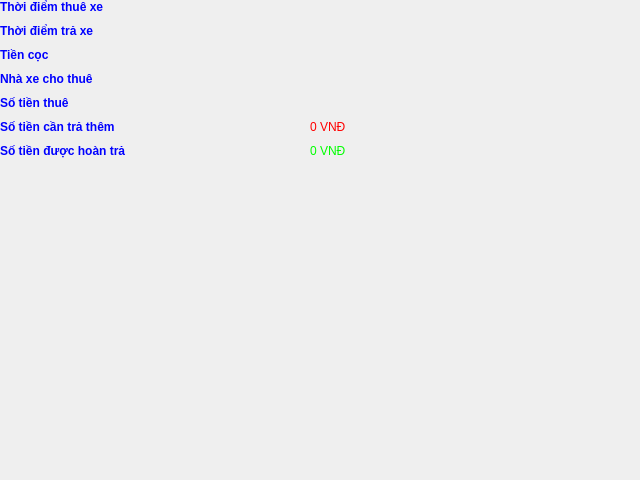
<?xml version="1.0" encoding="UTF-8"?>
<ui version="4.0">
 <class>Frame</class>
 <widget class="QFrame" name="Frame">
  <property name="geometry">
   <rect>
    <x>0</x>
    <y>0</y>
    <width>640</width>
    <height>480</height>
   </rect>
  </property>
  <property name="windowTitle">
   <string>Frame</string>
  </property>
  <property name="styleSheet">
   <string notr="true">font: 14pt &quot;Arial&quot;;</string>
  </property>
  <layout class="QFormLayout" name="formLayout">
   <property name="horizontalSpacing">
    <number>10</number>
   </property>
   <property name="verticalSpacing">
    <number>10</number>
   </property>
   <property name="leftMargin">
    <number>0</number>
   </property>
   <property name="topMargin">
    <number>0</number>
   </property>
   <property name="rightMargin">
    <number>0</number>
   </property>
   <property name="bottomMargin">
    <number>0</number>
   </property>
   <item row="2" column="0">
    <widget class="QLabel" name="label_19">
     <property name="minimumSize">
      <size>
       <width>220</width>
       <height>0</height>
      </size>
     </property>
     <property name="styleSheet">
      <string notr="true">color: rgb(0, 0, 255);
font: bold</string>
     </property>
     <property name="text">
      <string>Tiền cọc</string>
     </property>
    </widget>
   </item>
   <item row="2" column="1">
    <widget class="QLabel" name="label_TienCoc">
     <property name="text">
      <string/>
     </property>
    </widget>
   </item>
   <item row="3" column="0">
    <widget class="QLabel" name="label_31">
     <property name="styleSheet">
      <string notr="true">color: rgb(0, 0, 255);
font: bold</string>
     </property>
     <property name="text">
      <string>Nhà xe cho thuê</string>
     </property>
    </widget>
   </item>
   <item row="3" column="1">
    <widget class="QLabel" name="label_NhaXeChoThue">
     <property name="text">
      <string/>
     </property>
    </widget>
   </item>
   <item row="4" column="0">
    <widget class="QLabel" name="label_24">
     <property name="styleSheet">
      <string notr="true">color: rgb(0, 0, 255);
font: bold</string>
     </property>
     <property name="text">
      <string>Số tiền thuê</string>
     </property>
    </widget>
   </item>
   <item row="4" column="1">
    <widget class="QLabel" name="label_SoTienThue">
     <property name="text">
      <string/>
     </property>
    </widget>
   </item>
   <item row="5" column="0">
    <widget class="QLabel" name="label_27">
     <property name="styleSheet">
      <string notr="true">color: rgb(0, 0, 255);
font: bold</string>
     </property>
     <property name="text">
      <string>Số tiền cần trả thêm</string>
     </property>
    </widget>
   </item>
   <item row="5" column="1">
    <widget class="QLabel" name="label_SoTienCanTra">
     <property name="styleSheet">
      <string notr="true">color: rgb(255, 0, 0);</string>
     </property>
     <property name="text">
      <string>0 VNĐ</string>
     </property>
    </widget>
   </item>
   <item row="6" column="0">
    <widget class="QLabel" name="label_28">
     <property name="styleSheet">
      <string notr="true">color: rgb(0, 0, 255);
font: bold
</string>
     </property>
     <property name="text">
      <string>Số tiền được hoàn trả</string>
     </property>
    </widget>
   </item>
   <item row="6" column="1">
    <widget class="QLabel" name="label_SoTienHoanTra">
     <property name="styleSheet">
      <string notr="true">color: rgb(0, 255, 0);</string>
     </property>
     <property name="text">
      <string>0 VNĐ</string>
     </property>
    </widget>
   </item>
   <item row="0" column="1">
    <widget class="QLabel" name="label_ThoiDiemThue">
     <property name="text">
      <string/>
     </property>
    </widget>
   </item>
   <item row="0" column="0">
    <widget class="QLabel" name="label_23">
     <property name="minimumSize">
      <size>
       <width>300</width>
       <height>0</height>
      </size>
     </property>
     <property name="styleSheet">
      <string notr="true">color: rgb(0, 0, 255);
font: bold</string>
     </property>
     <property name="text">
      <string>Thời điểm thuê xe</string>
     </property>
    </widget>
   </item>
   <item row="1" column="0">
    <widget class="QLabel" name="label">
     <property name="styleSheet">
      <string notr="true">color: rgb(0, 0, 255);
font: bold</string>
     </property>
     <property name="text">
      <string>Thời điểm trả xe</string>
     </property>
    </widget>
   </item>
   <item row="1" column="1">
    <widget class="QLabel" name="label_ThoiDiemTraXe">
     <property name="text">
      <string/>
     </property>
    </widget>
   </item>
  </layout>
 </widget>
 <resources/>
 <connections/>
</ui>
